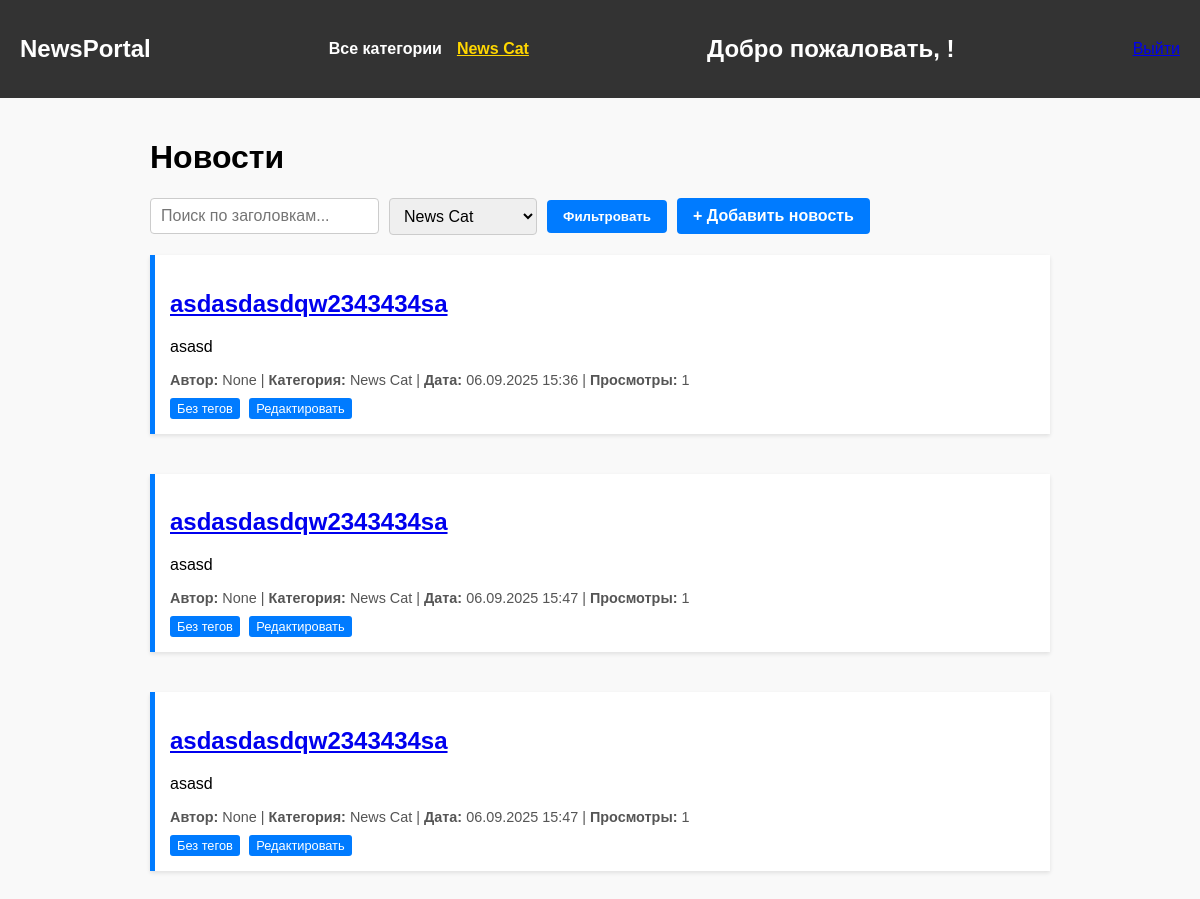
The app's page /category/1/, older data.
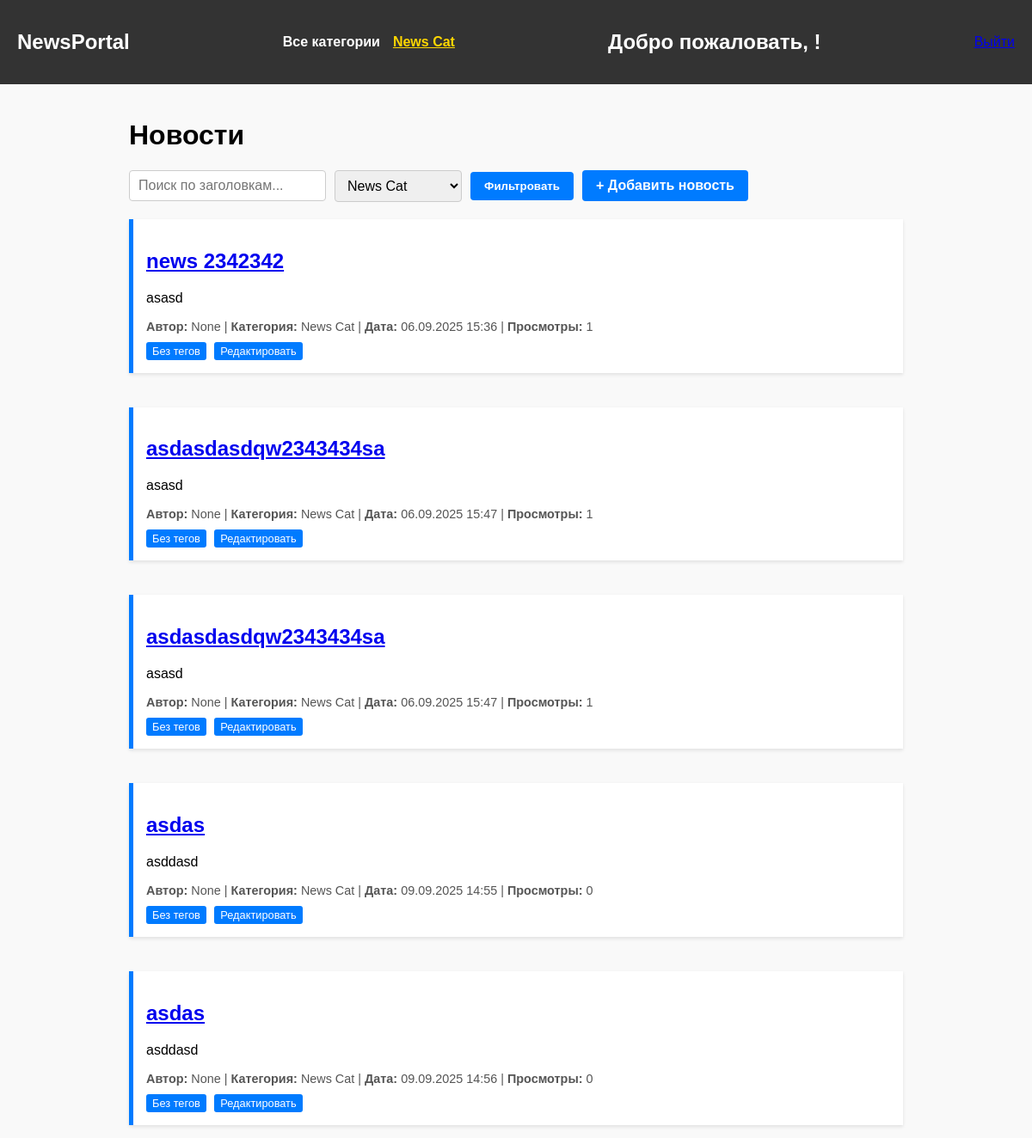
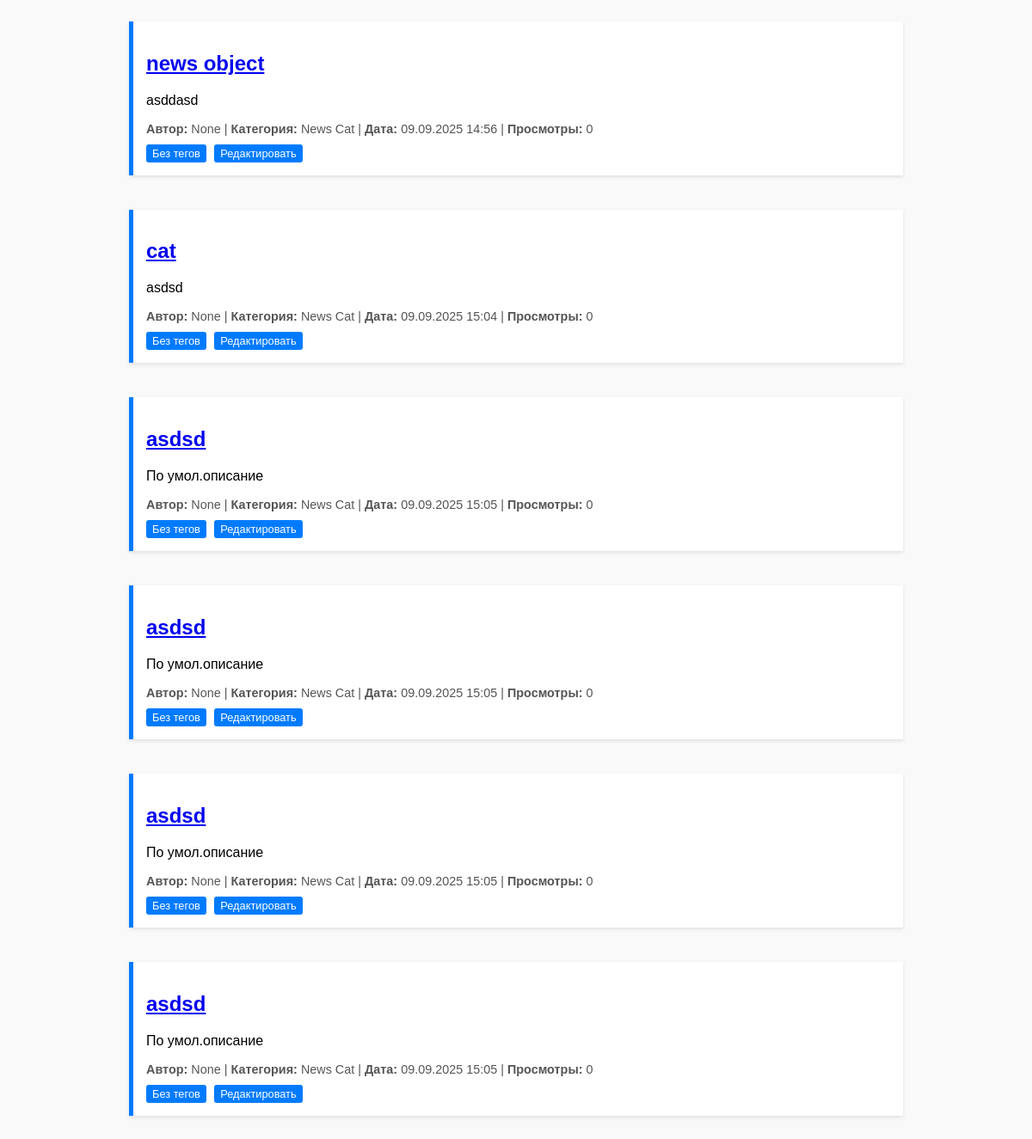
The same page, newer data (2 pictures, top to bottom).
### blog/models.py (models this page shows, shortened)
class Category(models.Model):
    title = models.CharField(
        verbose_name="Заголовок",
        max_length=100,
    )
    class Meta:
        verbose_name = "Категория"
        verbose_name_plural = "Категории"

class News(models.Model):
    category = models.ForeignKey(
        Category,
        on_delete=models.CASCADE,
        related_name="news",
        verbose_name="Кат",
    )
    tag = models.ManyToManyField(
        Tag,
        related_name="news",
        verbose_name="Теги",
        blank=True
    )
    title = models.CharField(
        verbose_name="Заголовок",
        max_length=100,
    )
    description = models.TextField(
        verbose_name="Оописание",
        blank=True,
        null=True,
        default="По умол.описание"
    )
    date = models.DateTimeField(
        verbose_name='дата добавление',
        auto_now_add=True
    )
    updated = models.DateTimeField(
        verbose_name='дата изменение',
        auto_now=True
    )
    author = models.CharField(
        max_length=50,
        verbose_name='автор',
        null=True,
        blank=True
    )
    views = models.PositiveIntegerField(
        verbose_name='просмотры',
        default=0
    )
    is_published = models.BooleanField(
        verbose_name='публичность',
        default=True
    )
    class Meta:
        verbose_name = "Новости"
        verbose_name_plural = "Новости"
    @property
    def image(self):
        return self.images.first()

### blog/views.py (the view)
# urls.py: path('category/<int:category_id>/', news_by_category, name='news_by_category'),
def news_by_category(request, category_id):
    category = get_object_or_404(Category, pk=category_id)
    news_list = News.objects.filter(category=category, is_published=True)\
        .select_related('category')\
        .prefetch_related('images', 'tag')
    return render(request, 'blog/news.html', {
        'news': news_list,
        'categories': Category.objects.all(),
        'selected_category': category
    })

### blog/templatetags/news_tags.py (called while the page is built)
@register.simple_tag()
def get_categories():
    return Category.objects.all()

### templates/blog/news.html (shortened to what this page needs)
{% extends 'components/base.html' %}
{% block content %}
<main>
    <h1>Новости</h1>
    <form method="get" action="" class="search-filter-form">
        <input
            type="text"
            name="search"
            placeholder="Поиск по заголовкам..."
            value="{{ search|default:'' }}"
            autocomplete="off"
        />
        <select name="category">
            {% for cat in categories %}
                <option value="{{ cat.id }}" {% if selected_category and selected_category.id == cat.id %}selected{% endif %}>
                    {{ cat.title }}
                </option>
            {% endfor %}
        </select>
        <button type="submit">Фильтровать</button>
        <a href="{% url 'news-create' %}" class="create-news-button">+ Добавить новость</a>
    </form>
    <div class="news-list">
        {% for news_ in news %}
            <div class="news-item">
                <a href="{% url 'news-detail' news_.id %}">
                    <h2>{{ news_.title }}</h2>
                </a>
                <p class="description">{{ news_.description|truncatechars:150 }}</p>
                <div class="meta">
                    <span><strong>Автор:</strong> {{ news_.author }}</span> |
                    <span><strong>Категория:</strong> {{ news_.category.title }}</span> |
                    <span><strong>Дата:</strong> {{ news_.date|date:"d.m.Y H:i" }}</span> |
                    <span><strong>Просмотры:</strong> {{ news_.views }}</span>
                </div>
                <div class="tags">
                    {% for tag in news_.tag.all %}
                        <span class="tag">{{ tag.name }}</span>
                    {% empty %}
                        <span class="tag">Без тегов</span>
                    {% endfor %}
                    <a href="/change/1"><span class="tag">Редактировать</span></a>
                </div>
            </div>
        {% empty %}
            <p>Нет новостей, соответствующих запросу.</p>
        {% endfor %}
    </div>
</main>
{% endblock content %}

### templates/components/header.html
{% load news_tags %}
<header>
    <div class="logo">NewsPortal</div>
    <nav class="navbar">
        <ul>
            <li>
                <a href="{% url 'news-list' %}" class="{% if not selected_category %}active{% endif %}">Все категории</a>
            </li>
            {% get_categories as categories %}
            {% for category in categories %}
                <li>
                    <a href="{% url 'news-list' %}?category={{ category.id }}"
                       class="{% if selected_category and selected_category.id == category.id %}active{% endif %}">
                       {{ category.title }}
                    </a>
                </li>
            {% endfor %}
        </ul>
    </nav>
    <h2>Добро пожаловать, {{ request.user.username }}!</h2>
    <a href="{% url 'logout' %}">Выйти</a>
</header>

Row changes from the older to the newer data that the page shows:
changed News: title "asdasdasdqw2343434sa" → "news 2342342"
added News: title "asdas", description "asddasd", author "None", category "News Cat", date "09.09.2025 14:55", views "0"
added News: title "asdas", description "asddasd", author "None", category "News Cat", date "09.09.2025 14:56", views "0"
added News: title "news object", description "asddasd", author "None", category "News Cat", date "09.09.2025 14:56", views "0"
added News: title "cat", description "asdsd", author "None", category "News Cat", date "09.09.2025 15:04", views "0"
added News: title "asdsd", description "По умол.описание", author "None", category "News Cat", date "09.09.2025 15:05", views "0"
added News: title "asdsd", description "По умол.описание", author "None", category "News Cat", date "09.09.2025 15:05", views "0"
added News: title "asdsd", description "По умол.описание", author "None", category "News Cat", date "09.09.2025 15:05", views "0"
added News: title "asdsd", description "По умол.описание", author "None", category "News Cat", date "09.09.2025 15:05", views "0"
